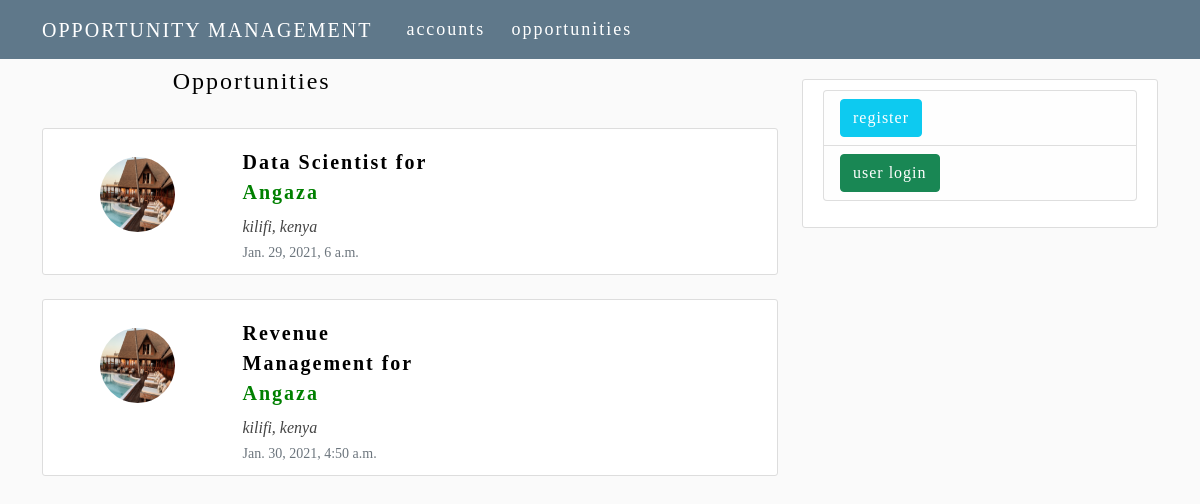
The page / on the database its author committed.
### main/models.py (models this page shows, shortened)
class Opportunity(models.Model):
    STAGE = (
        ('Discovery', 'Discovery'),
        ('Proposal Shared', 'Proposal Shared'),
        ('Negotiations', 'Negotiations'),
    )
    account = models.ForeignKey(Account, on_delete=models.CASCADE)
    title = models.CharField(max_length=100)
    amount = models.PositiveSmallIntegerField(default=1)
    stage = models.CharField(choices=STAGE, max_length=150)
    date = models.DateTimeField(default=timezone.now)
    class Meta:
        verbose_name_plural = 'opportunities'

class Account(models.Model):
    user = models.ForeignKey(User, on_delete=models.SET_NULL, null=True)
    image = models.ImageField(upload_to='logos', default='default.png')
    name = models.CharField(max_length=100)
    location = models.CharField(max_length=100, null=True, blank=True)
    address = models.CharField(max_length=100)
    def __str__(self):
        return self.name

### main/views.py (the view)
# urls.py: path('', OpportunityListView.as_view(), name='opportunity-list'),
class OpportunityListView(ListView):
    model = Opportunity
    context_object_name = 'opportunities'
    paginate_by = 3

### main/templates/main/opportunity_list.html (shortened to what this page needs)
{% extends "main/base.html" %}
{% block content %}
    <div class="row">
        <div class="col-md-7 text-center">
            <h4 class="text-center op-title">Opportunities</h4>
        </div>
    </div>
{% for opportunity in opportunities %}
<div class="opportunities content-section  mt-4">
    <div class="row">
        <div class="col-md-3 text-center">
            <a class="" href="{% url 'opportunity-detail' opportunity.id %}">
                <img class="rounded-circle article-img" src="{{ opportunity.account.image.url }}">
            </a>
        </div>
        <div class="col-md-4">
            <div class="opportunity-main mt-2">
                <a class="opportunity-title mb-4" href="{% url 'opportunity-detail' opportunity.id %}" style="text-decoration:none;"><span class="span1">{{opportunity.title}}</span> for <span class="span2"> {{opportunity.account}} </span></a>
                <h6 class="account-location mb-1">{{opportunity.account.location}}</h6>
                <small class="text-muted">{{opportunity.date}}</small>
            </div>
        </div>
    </div>
</div>
{% endfor %}
{% endblock content %}

### main/static/main/css/main.css (style rules this page uses)
body { background: #fafafa; color: #333333; font-family: 'Roboto Slab', serif !important; }
h1, h2, h3, h4, h5, h6 { color: #444444; }
.content-section { background: #ffffff; padding: 10px 20px; border: 1px solid #dddddd; border-radius: 3px; margin-top: 20px; margin-bottom: 20px; }
.article-img { height: 75px; width: 75px; margin-top: 18px; margin-right: 6px; }

### main/templates/main/opportunity_list.html (style rules this page uses)
.opportunity-title { font-size:20px; letter-spacing:2px; color:#000; font-weight:600; margin-bottom:30px; }
.span2 { color:green; }
.account-location { font-style:italic; margin-top:10px; }
.op-title { letter-spacing:2px; color:#000; }

### rows shown on the page
Opportunity: account.image (picture), title "Data Scientist", account "Angaza", account.location "kilifi, kenya", date "Jan. 29, 2021, 6 a.m."
Opportunity: account.image (picture), title "Revenue Management", account "Angaza", account.location "kilifi, kenya", date "Jan. 30, 2021, 4:50 a.m."
